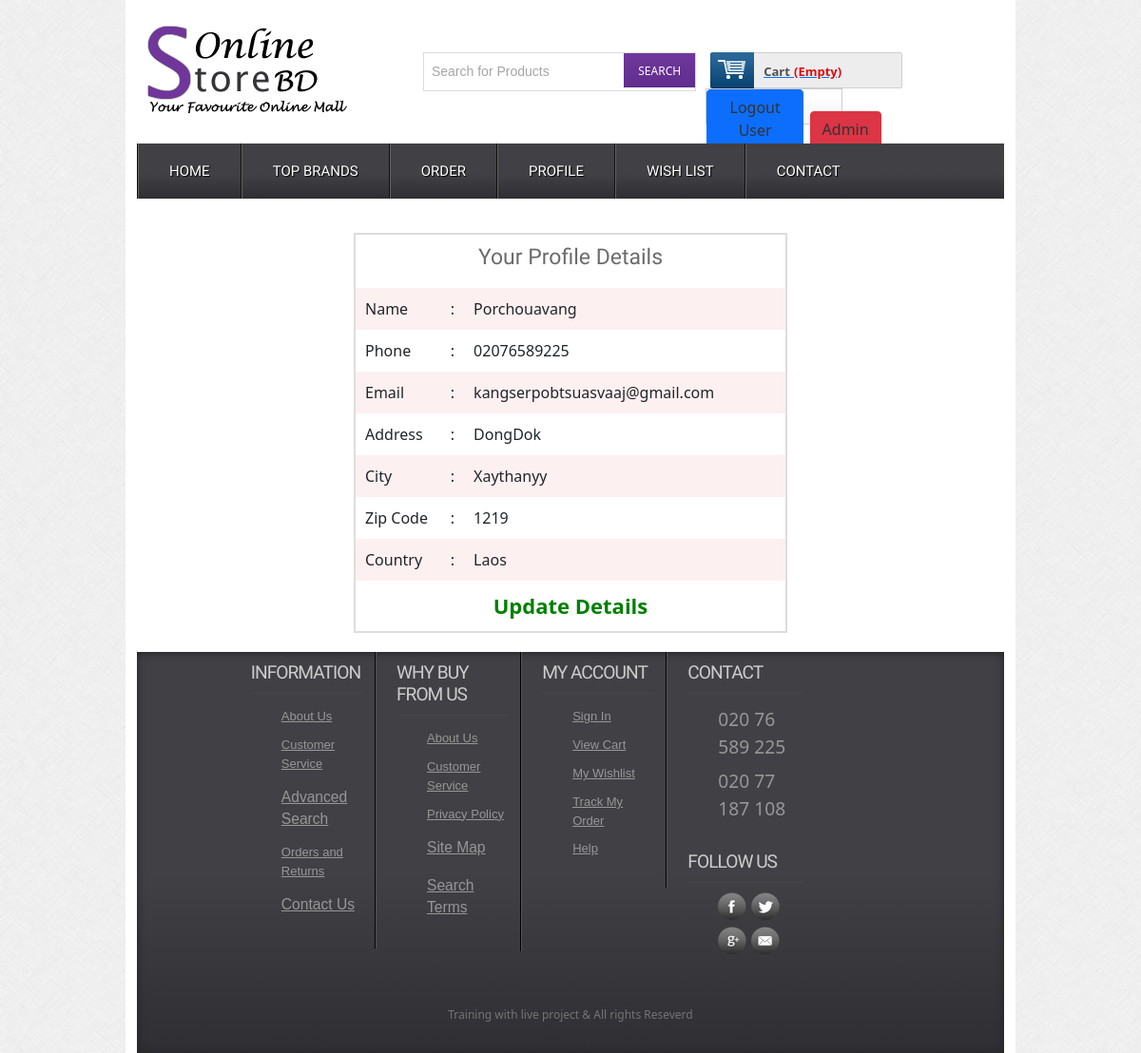
The app's page /profile.php (signed in) with its own data.
### tables this page shows
CREATE TABLE `tbl_customers` (
  `id` int(11) NOT NULL,
  `name` varchar(60) NOT NULL,
  `address` text NOT NULL,
  `city` varchar(30) NOT NULL,
  `country` varchar(30) NOT NULL,
  `zip` varchar(30) NOT NULL,
  `phone` varchar(30) NOT NULL,
  `email` varchar(255) NOT NULL,
  `pass` varchar(32) NOT NULL
);

### classes/Customer.php (called while the page is built, shortened)
<?php
$filepath = realpath(dirname(__FILE__));
include_once($filepath.'/../lib/Database.php');
 ?>
<?php
class Customer
{
    private $db;
    public function __construct()
    {
        $this->db = new Database();
    }
    public function getCustomerData($id)
    {
        $query = "SELECT * FROM tbl_customers WHERE id = '$id'";
        $result = $this->db->select($query);
        return $result;
    }
}

### lib/Database.php (called while the page is built, shortened)
<?php
class Database
{
    public $host   = DB_HOST;
    public $user   = DB_USER;
    public $pass   = DB_PASS;
    public $dbname = DB_NAME;
    public $link;
    private function connectDB()
    {
        $this->link = new mysqli(
            $this->host,
            $this->user,
            $this->pass,
            $this->dbname
        );
    }
    public function select($query)
    {
        $result = $this->link->query($query) or
        die($this->link->error . __LINE__);
        if ($result->num_rows > 0) {
            return $result;
        } else {
            return false;
        }
    }
}

### lib/Session.php (called while the page is built, shortened)
<?php
class Session
{
    public static function get($key)
    {
        if (isset($_SESSION[$key])) {
            return $_SESSION[$key];
        } else {
            return false;
        }
    }
}

### profile.php (the view, shortened to what this page needs)
<?php include 'inc/header.php'; ?>
<div class="main">
	<div class="content">
		<div class="section group">
			<?php
            $id = Session::get("cmrId");
            $getData = $cmr->getCustomerData($id);
            if ($getData) {
                while ($result = $getData->fetch_assoc()) {
                    ?>
			<table class="tblone">
				<tr>
					<td colspan="3" style="text-align: center;"><h2>Your Profile Details</h2></td>
				</tr>
				<tr>
					<td width="20%">Name</td>
					<td width="5%">:</td>
					<td><?php echo $result['name']; ?></td>
				</tr>
				<tr>
					<td>Phone</td>
					<td>:</td>
					<td><?php echo $result['phone']; ?></td>
				</tr>
				<tr>
					<td>Email</td>
					<td>:</td>
					<td><?php echo $result['email']; ?></td>
				</tr>
				<tr>
					<td>Address</td>
					<td>:</td>
					<td><?php echo $result['address']; ?></td>
				</tr>
				<tr>
					<td>City</td>
					<td>:</td>
					<td><?php echo $result['city']; ?></td>
				</tr>
				<tr>
					<td>Zip Code</td>
					<td>:</td>
					<td><?php echo $result['zip']; ?></td>
				</tr>
				<tr>
					<td>Country</td>
					<td>:</td>
					<td><?php echo $result['country']; ?></td>
				</tr>
				<tr>
					<td colspan="3" style="text-align: center; font-size: 22px;"><a style="color: green;" href="editprofile.php">Update Details</a></td>
				</tr>
			</table>
			<?php
                }
            } ?>
		</div>
	</div>
<?php include 'inc/footer.php'; ?>

### css/style.css (style rules this page uses)
html,body,div,span,applet,object,iframe,h1,h2,h3,h4,h5,h6,p,blockquote,pre,a,abbr,acronym,address,big,cite,code,del,dfn,em,img,ins,kbd,q,s,samp,small,strike,strong,sub,sup,tt,var,b,u,i,dl,dt,dd,ol,nav ul,nav li,fieldset,form,label,legend,table,caption,tbody,tfoot,thead,tr,th,td,article,aside,canvas,details,embed,figure,figcaption,footer,header,hgroup,menu,nav,output,ruby,section,summary,time,mark,audio,video { margin:0;padding:0;border:0;font-size:100%;font:inherit;vertical-align:baseline; }
table { border-collapse:collapse;border-spacing:0; }
a { text-decoration:none; }
body { font-family:Arial, Helvetica, sans-serif; background:url(../images/body_bg3.jpg); }
.section { clear: both; padding: 0px; margin: 0px; }
.group:before, .group:after { content:""; display:table; }
.group:after { clear:both; }
.group { zoom:1; }
.content { padding:20px 0; background:#FFF; }
.content h2 { font-size:23px; color:#6C6C6C; font-family: 'Monda', sans-serif; }
.tblone { border: 1px solid #fff; margin-bottom: 12px; width: 100%; }
.tblone td { padding:10px;text-align:center; }
table.tblone tr:nth-child(2n+1) { background:#fff;height:30px; }
table.tblone tr:nth-child(2n) { background:#fdf0f1;height:30px; }
table.tblone a { color: #fe5800; font-weight: bold; text-decoration: none; }

### profile.php (style rules this page uses)
.tblone { width: 50%; margin: 0 auto; border:2px solid #ddd; }
.tblone tr td { text-align: justify; }

### records on screen
tbl_customers: name "Porchouavang", phone "02076589225", email "kangserpobtsuasvaaj@gmail.com", address "DongDok", city "Xaythanyy", zip "1219", country "Laos"
